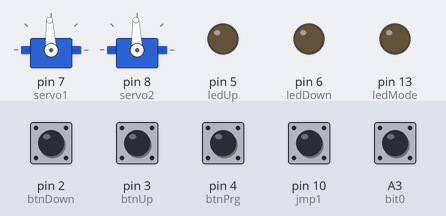
The sketch below on a simulated Arduino Uno, built with avr-gcc and run on an emulated ATmega328P. On the bench: 2 × servo, output pins drawn as LEDs (lit = HIGH). Dashed ring = blinking. The test bench sets the inputs (shaded band); at power-on: A3 (bit0), pin 2 (btnDown), pin 3 (btnUp), pin 4 (btnPrg), pin 10 (jmp1) HIGH. Random numbers use the default seed unless the sketch sets one.

Above: at 5.2 s.
5.3 s: pin 4 (btnPrg) pulled LOW for 3.2 s
At 7.4 s:
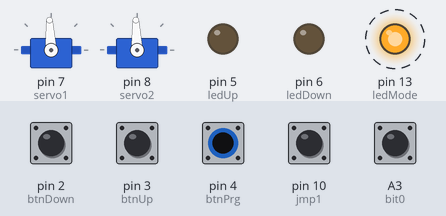
10.0 s: pin 3 (btnUp) pulled LOW for 0.15 s
At 10.61 s:
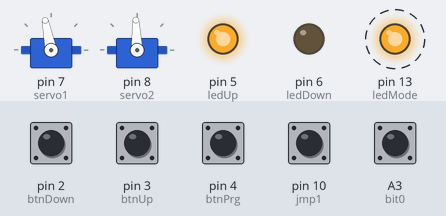
13.0 s: pin 4 (btnPrg) pulled LOW for 0.15 s
At 13.43 s:
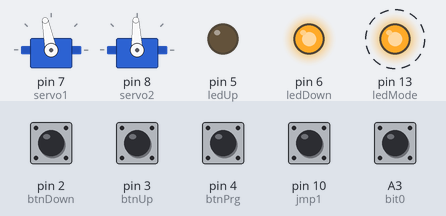
16.0 s: pin 2 (btnDown) pulled LOW for 0.15 s
At 16.26 s:
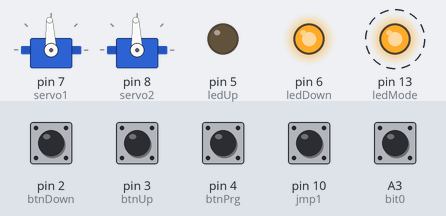
19.0 s: pin 2 (btnDown) pulled LOW for 1 s
At 19.43 s:
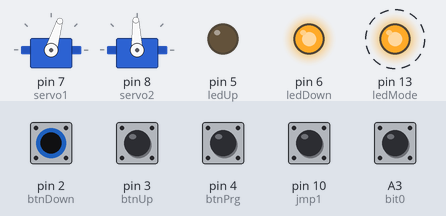
22.0 s: pin 3 (btnUp) pulled LOW for 1 s
At 22.95 s:
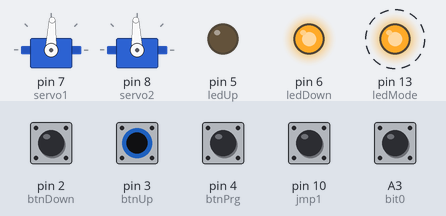
Timing chart, 0 to 26.0 s (numbered marks = the images above; inputs shaded):
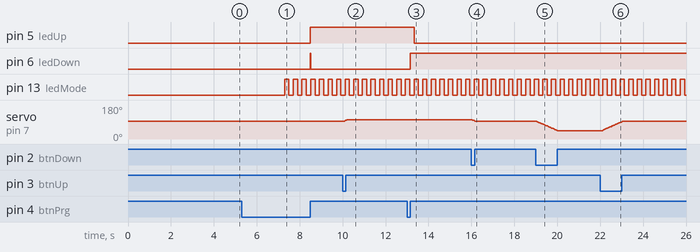

The sketch:

navest.ino
```cpp
/* v 1.8 */
/* zmena inicializace serv pri prvnim spusteni */
#include <ButtonDebounce.h> //https://github.com/maykon/ButtonDebounce/blob/master/examples/simple_btn/simple_btn.ino
#include <Servo.h>
#include <EEPROM.h>

class Flasher
{
  private:
    // Class Member Variables
    // These are initialized at startup
    int ledPin;      // the number of the LED pin
    long OnTime;     // milliseconds of on-time
    //long OffTime;    // milliseconds of off-time

    // These maintain the current state
    int ledState;                 // ledState used to set the LED
    unsigned long previousMillis;   // will store last time LED was updated

    // Constructor - creates a Flasher
    // and initializes the member variables and state
  public:
    //Flasher(int pin, long on, long off)
    Flasher(int pin, long on)
    {
      ledPin = pin;
      pinMode(ledPin, OUTPUT);

      OnTime = on;
      //OffTime = off;

      ledState = LOW;
      previousMillis = 0;
    }
    void LEDflash()
    {
      // check to see if it's time to change the state of the LED
      unsigned long currentMillis = millis();
      if (currentMillis - previousMillis >= OnTime)
      {
        ledState = !ledState;
        previousMillis = currentMillis;  // Remember the time
        digitalWrite(ledPin, ledState);  // Update the actual LED
      }
    }

};


//----------------------------------------------------------------------------------------------------------
#define btnPrg  4 // btn mode - prog, next7
#define btnUp 3 // tbn UP (semafor jde nahoru)
#define btnDown 2 //btnDown (semafor jde dolu)
#define ledMode 13 // LED na idkaci programovani (2 sec), next (1sec)
#define ledUp 5 // zelenaLED - semafor jde nahoru
#define ledDown 6 //cervena - semafor jde dolu
#define servo1 7 // horni rameno
#define servo2 8 // dolni rameno
#define servo3 9
#define setServoPosDelay 20 // rychost hybani serva pri nastavovani
#define setPrgModeDelay 2000 // ceka 2 sec do prepniti do programovaciho modu
#define setPrgModeDelaySwitch 50 // ceka 0.05 sec na prepnuti na dlasi stav v PRG modu
#define delayChngStavShort 500 // 0.5 sec od prepnuti
#define delayChngStavLong 4000 // 4 sec od prepnuti stavu
#define bit0 A3 // stůj / volno
#define bit1 A2 // přímo / odbočka
#define jmp1 10 // jumper 1 za jak dlouho bude VOLNO (preklemovano pada to se zpodenim)
#define jmp2 11 // jumper 2 za jak dlouho bude STUJ (preklemovano pada to se zpodenim)
#define jmp3 12 // jumper 3 - preklemovany - programovani jednoramenneho navestidla

/*#define A0 A0 // bit 0
  #define A1 A1 // bit 1 (tim se ridi horni rameno)
*/
/*
    INICIALIZACE SERVO POHONU
    00 - 0 stůj
    01 - 1 volno
    11 - 3 volno do odbočky (hýbou se obě ramena)
    10 - 2 - neplatny znak (dame tam 0-  - stuj)


  jmp1 a jmp2 jsou preklemovani - je to predvest
  jumper: opožděné stavění na volno), tak by měl na volno přestavovat pouze, když je kombinace bitů 0-1 (není postaveno do odbočky).

*/


bool modePrg = false; // jestli to je, nebo neni v programovanim modu

byte modePrgStep = 1; // Krok programovani -  co zrovna nastavuji

byte lastButtonState = LOW;
byte buttonState = LOW;
byte btnState = 0;
byte _servo_aktPos = 0;  // aktualni pozoce serva
byte _servo1_pos = 0;    // startovni pozice serva 1
byte _servo2_pos = 0;    // startovni pozice serva 2

byte _servo_limtPos11 = 0;  // poloha serva 1 - VOLNO   0
byte _servo_limtPos12 = 0;  // poloha serva 1 - STUJ    1
byte _servo_limtPos21 = 0;  // poloha serva 2 - VOLNO   2
byte _servo_limtPos22 = 0;  // poloha serva 2 - STUJ    3

unsigned long lastDebounceTime = 0;
unsigned long previousMillis = 0;

unsigned long currentMillis = 0;

unsigned int bitDebounceTime = 0; //   jak dlouho to ceka na zmenu stavu vstupu

bool predvest = false; // jestli to je(1), nebo neni(0) prevest

/* nastaveni blikani diod */
Flasher f_ledMode(ledMode, 200 );
Flasher f_ledUp(ledUp, 200);
Flasher f_ledDown(ledDown, 200);

Servo _servo1;
Servo _servo2;

ButtonDebounce _btnUp(btnUp, 50);       // jak dlouho drzim UP
ButtonDebounce _btnDown(btnDown, 50);   // jak dlouho drzim DOWN

void servoSetDefaultPosition(Servo myServo, byte _end)
{
  /*
     nastavuje kazde servo zvlast pri prepinani modu programovani
  */

  /* rozsvitim diody pri pohybu serva na vychozi pozici pri ladeni */
  digitalWrite(ledUp, HIGH);
  digitalWrite(ledDown, HIGH);
  int aktPos = myServo.read();
  int i = 0;
  if (aktPos < _end)
  {
    for (i = aktPos; i <= _end; i += 1)
    {
      myServo.write(i);
      delay(setServoPosDelay);
    }
  }
  else
  {
    for (i = aktPos; i >= _end; i -= 1)
    {
      myServo.write(i);
      delay(setServoPosDelay);
    }
  }
}

void servoSetPosition(bool prgStart, byte servoStatus)
{
  // nastavuje obe serva podle stausu (0 - STUJ, 1 - VOLNO , 3 - VOLNO 40)

  byte aktPos1;
  byte aktPos2;
  if (prgStart == true)
  {
    aktPos1 = (_servo_limtPos11 + _servo_limtPos12) / 2;
    aktPos2 = (_servo_limtPos21 + _servo_limtPos22) / 2;
    /* servo skoci do startovaci polohy a pocka*/
    //Serial.println("Inicializace serva 1");
    _servo1.write(aktPos1);
    _servo1.attach(servo1);
    delay(500);
    //Serial.println("Inicializace serva 2");
    _servo2.write(aktPos2);
    _servo2.attach(servo2);
    delay(1000);
    //Serial.println("konec inicializace");
  }
else
{
   _servo1.attach(servo1);
  _servo2.attach(servo2);
  aktPos1 = _servo1.read();
  aktPos2 = _servo2.read();
}
  byte endPos1 = 0;
  byte endPos2 = 0;
  bool runMove = true; // jestli se to ma vubec hnout
  switch (servoStatus)
  {
    case 0: // stuj
      endPos1 = _servo_limtPos12;
      endPos2 = _servo_limtPos22;
      break;

    case 1: // volno
      endPos1 = _servo_limtPos11;
      endPos2 = _servo_limtPos22;
      break;

    case 3: // volno 40 km
      endPos1 = _servo_limtPos11;
      endPos2 = _servo_limtPos21;
      break;

    default:
      runMove = false;
  }

  int i1 = 0;
  int i2 = 0;
  if (runMove == true)
  {
    if (aktPos1 < endPos1)
    {

      for (i1 = aktPos1; i1 <= endPos1; i1 += 1)
      {
        i2 = myMap(i1, aktPos1, endPos1, aktPos2, endPos2);
        _servo1.write(i1);
        _servo2.write(i2);
        delay(setServoPosDelay);
      }
    }
    else
    {
      for (i1 = aktPos1; i1 >= endPos1; i1 -= 1)
      {
        i2 = myMap(i1, aktPos1, endPos1, aktPos2, endPos2);
        _servo1.write(i1);
        _servo2.write(i2);
        delay(setServoPosDelay);
      }
    }

    _servo1.detach();
    _servo2.detach();
    /* inicializace serv pri spusteni */
  }
}

void navestidloIni(bool prgStart)
{
  _servo_limtPos11 = EEPROM.read(1); // volno
  _servo_limtPos12 = EEPROM.read(2); // stuj
  /* inicializace, kdyz v EEPROM jeste nic neni*/
  if (_servo_limtPos11 == _servo_limtPos12 && _servo_limtPos11 > 180)
  {
    _servo_limtPos11 = 93;
    _servo_limtPos12 = 93;
  }
  // servo 2
  _servo_limtPos21 = EEPROM.read(3); // volno
  _servo_limtPos22 = EEPROM.read(4); // stuj
  /* inicializace, kdyz v EEPROM jeste nic neni*/
  if (_servo_limtPos21 == _servo_limtPos22 && _servo_limtPos21 > 180)
  {
    _servo_limtPos21 = 93;
    _servo_limtPos22 = 93;
  }

  /*
    INICIALIZACE SERVO POHONU
    00 - 0 stůj
    01 - 1 volno
    11 - 3 volno do odbočky (hýbou se obě ramena)
    10 - 2 - neplatny znak (dame tam 0-  - stuj)
  */
  byte value = EEPROM.read(0);

  if (value > 3 || value == 2)
    value = 0;

  //value = 3;
Serial.println("Kam to jde: " + String(value));
  switch (value)
  {
    case 0: // stuj
      _servo1_pos = 0;
      _servo2_pos = 0;

      servoSetPosition(prgStart, 0);
      break;

    case 1: // volno
      _servo1_pos = 1;
      _servo2_pos = 0;

      servoSetPosition(prgStart, 1);
      break;

    case 3: // volno do odbocky
      _servo1_pos = 1;
      _servo2_pos = 1;

      servoSetPosition(prgStart, 3);
      break;
  }
}

long myMap(long x, long in_min, long in_max, long out_min, long out_max)
{
  /* vlkastni funkce MAP */
  long in_size = in_max - in_min;
  long out_size = out_max - out_min;
  if ( abs(in_size) > abs(out_size) )
  {
    if ( in_size < 0 ) in_size--; else in_size++;
    if ( out_size < 0 ) out_size--; else out_size++;
  }
  return (x - in_min) * (out_size) / (in_size) + out_min;
}

void setup() {
//Serial.begin(9600);

randomSeed(analogRead(A5));
int d=random(1, 11)*500;
delay(d);
//delay(1000);
//Serial.println("Inicializace");


  pinMode(btnPrg, INPUT_PULLUP);
  pinMode(btnUp, INPUT_PULLUP);
  pinMode(btnDown, INPUT_PULLUP);

  pinMode(bit0, INPUT_PULLUP);
  pinMode(bit1, INPUT_PULLUP);

  pinMode(ledMode, OUTPUT);
  pinMode(ledUp, OUTPUT);
  pinMode(ledDown, OUTPUT);

  digitalWrite(ledMode, LOW);
  digitalWrite(ledUp, LOW);
  digitalWrite(ledDown, LOW);

  //Serial.begin(9600);
  pinMode (jmp1, INPUT_PULLUP);
  pinMode (jmp2, INPUT_PULLUP);
  pinMode (jmp3, INPUT_PULLUP);

  navestidloIni(true); // nactu a nastavim posledni aktualni stav navestidel
}

byte lastBit0 = 0;
byte bit1State = 0;
byte bitValue = 0;

void loop() {

  setPrgMode();
  if (modePrg == true)
  {
    prgMode();
  }
  else
  {
    /*bit0 - nan hrni rameno*/
    //bitDebounceTime = delayVOLNO; // ze STUJ na volno to ceka 0.5 sc
    bitDebounceTime = delayChngStavShort; // ze STUJ na volno to ceka 4 sec
    if (!digitalRead(jmp1) == 1)     // kdyz je PIN 2 preklemovany, pada to hned
      bitDebounceTime = delayChngStavLong;

    if (bit1State != 0)
    {
      bitDebounceTime = delayChngStavShort; // z VOLNO na STUJ to ceka 4 sec
      if (!digitalRead(jmp2) == 1)     // kdyz je PIN 1 preklemovany, pada to hned
        bitDebounceTime = delayChngStavLong;
    }

    if (!digitalRead(jmp1) == 1 && !digitalRead(jmp3) == 1)
      predvest = true;

    byte _bit0 = !digitalRead(bit0);
    byte _bit1;
    if (lastBit0 != _bit0)
    {
      lastDebounceTime = millis();
    }
    if ((millis() - lastDebounceTime) >= bitDebounceTime)  //pockam 0.5 sed od zmeny stavu
    {
      if (bit1State != _bit0)
      {
        bit1State = _bit0;
        _bit1 = 0;
        if (_bit0 == 1)
        {
          _bit1 = !digitalRead(bit1); // nacitam jen pri bit0=1
        }

        if (_bit0 == 0)
          bitValue = 0;
        if (_bit0 == 1 && _bit1 == 0)
          bitValue = 1;
        if (_bit0 == 1 && _bit1 == 1)
          bitValue = 3;

        if (predvest == true && bitValue == 3)
          bitValue = 99;  //ignoruji stav

        servoSetPosition(false, bitValue);
      }
    }
    lastBit0 = _bit0;
  }
}

void prgMode()
{

  /* programovaci mod */
  switch (modePrgStep)
  {
    case 1: //horni navest - volno
      digitalWrite(ledUp, HIGH);
      digitalWrite(ledDown, LOW);
      break;

    case 2: //horni navest - stuj
      digitalWrite(ledUp, LOW);
      digitalWrite(ledDown, HIGH);
      break;

    case 3: //dolni navest - volno
      digitalWrite(ledDown, LOW);
      f_ledUp.LEDflash();
      break;

    case 4: //dolni navest - stuj
      digitalWrite(ledUp, LOW);
      f_ledDown.LEDflash();
      break;
  }


  _btnUp.update();
  _btnDown.update();
  if (!_btnUp.state() == HIGH && !_btnDown.state() == LOW) {
    currentMillis = millis();
    if ( currentMillis - previousMillis >= setServoPosDelay) {
      if (_servo_aktPos < 180)
      {
        _servo_aktPos += 1;
        switch (modePrgStep)
        {
          case 1: case 2:
            _servo1.write(_servo_aktPos);
            break;

          case 3: case 4:
            _servo2.write(_servo_aktPos);
            break;
        }

        previousMillis = currentMillis;
      }
    }
  }


  if (!_btnUp.state() == LOW && !_btnDown.state() == HIGH) {
    currentMillis = millis();
    if ( currentMillis - previousMillis >= setServoPosDelay) {
      if (_servo_aktPos > 0)
      {
        _servo_aktPos -= 1;
        switch (modePrgStep)
        {
          case 1: case 2:
            _servo1.write(_servo_aktPos);
            break;

          case 3: case 4:
            _servo2.write(_servo_aktPos);
            break;
        }
        previousMillis = currentMillis;
      }
    }
  }
  //   break;
  //}
}

void setPrgMode()
{
  /* prepnu se do programovaciho modu */
  byte _btnPrg = !digitalRead(btnPrg); // jdu proti nule
  int debounceDelay = setPrgModeDelay; // cekam 1 sec na prepnuti do programovaciho modu
  if (btnState == 1) // blikam kdyz drzim tl dele nez 2 sec)
  {
    f_ledMode.LEDflash();
  }
  if (modePrg == true)
  {
    f_ledMode.LEDflash();
    debounceDelay = setPrgModeDelaySwitch; // kdyz to je v prg. modu, na prepnuti uz staci jen 50 milisec. Stejne se pouziva i pro osetreni hrany
  }


  if (_btnPrg != lastButtonState) {
    lastDebounceTime = millis();
  }

  if ((millis() - lastDebounceTime) > debounceDelay && buttonState == LOW) {
    if (_btnPrg != buttonState) {
      buttonState = _btnPrg;
      if (buttonState == HIGH) {
        btnState = 1;
        //Serial.println(btnState);
      }
    }
  }

  if (_btnPrg == LOW && buttonState == HIGH)
  {
    btnState = 2;
    //Serial.println(btnState);
    /* prepnu / vypnu do programovaciho modu */
    if (modePrg == false)
    {
      modePrg = true;
      //Serial.println("Programovaci mod zapnuty");
      //Serial.println("Krok: " + String(modePrgStep, DEC) + " pozice serva: " + String(_servo_aktPos, DEC));

      _servo1.attach(servo1);   // pripojim servo 1
      servoSetDefaultPosition(_servo1, _servo_limtPos11); // servo j dam do polohy VOLNO
      _servo_aktPos = _servo1.read();
      btnState = 0;
    }
    else
    {
      modePrgStep += 1;
      //if (!digitalRead(jmp3) == 1 && modePrgStep == 3)// pri propojeni JMP 3 vyhodim programovani druheho serva
      //{
      //  modePrgStep = 5;
      //}
      if (modePrgStep < 5)
      {
        switch (modePrgStep)
        {
          case 2:
            _servo_limtPos11 = _servo_aktPos; //
            servoSetDefaultPosition(_servo1, _servo_limtPos12); // servo 1 dam do polohy STUJ
            _servo_aktPos = _servo1.read();
            break;

          case 3: // inicializuji si polohu pro druhe servo
            _servo_limtPos12 = _servo_aktPos; // nahraju posledni pozici serva 1
            if (!digitalRead(jmp3) == 1)// pri propojeni JMP 3 vyhodim programovani druheho serva
            {
              modePrgStep = 5;
              _servo1.detach();
            }
            else
            {
              servoSetDefaultPosition(_servo1, _servo_limtPos11 ); // servo 1 dam do polohy volno - je to kvuli programovani druheho ramene
              _servo1.detach();

              // prepnu na druhe servo
              _servo2.attach(servo2);
              servoSetDefaultPosition(_servo2, _servo_limtPos21); // servo 2 dam do polohy VOLNO
              _servo_aktPos = _servo2.read();
            }
            break;

          case 4:
            _servo_limtPos21 = _servo_aktPos; //
            servoSetDefaultPosition(_servo2, _servo_limtPos22); // servo j dam do polohy STUJ
            _servo_aktPos = _servo2.read();
            break;
        }
        //Serial.println("Krok: " + String(modePrgStep, DEC) + " pozice serva: " + String(_servo_aktPos, DEC));
      }
      else
      {
        _servo_limtPos22 = _servo_aktPos; //  ulozim si polohu STUJ pro 2. servo
        _servo2.detach();
        modePrg = false;

        EEPROM.update(1, _servo_limtPos11);
        EEPROM.update(2, _servo_limtPos12);
        EEPROM.update(3, _servo_limtPos21);
        EEPROM.update(4, _servo_limtPos22);
        /*
                Serial.println("Programovaci mod vypnuty");
                Serial.println("Poloha serva 1 VOLNO: " + String(_servo_limtPos11));
                Serial.println("Poloha serva 1 STUJ: " + String(_servo_limtPos12));
                Serial.println("Poloha serva 2 VOLNO: " + String(_servo_limtPos21));
                Serial.println("Poloha serva 2 STUJ: " + String(_servo_limtPos22));
        */
        digitalWrite(ledUp, LOW);
        digitalWrite(ledDown, LOW);
        digitalWrite(ledMode, LOW);
        navestidloIni(false); // znovu nainicializuji navestidlo

        modePrgStep = 1;
      }
    }
    buttonState = LOW;
  };
  lastButtonState = _btnPrg;
}
```

Measured:
- after the input at 5.3 s, pin 5 (ledUp): LOW → HIGH after 3.2 s; pin 6 (ledDown): LOW → HIGH after 3.2 s, → LOW 0.02 s later; pin 13 (ledMode): alternates HIGH for 0.20 s and LOW for 0.20 s, starting after 2.0 s
- after the input at 10.0 s, servo on pin 7 (servo1): 93° → 101° after 0.05 s
- after the input at 13.0 s, pin 5 (ledUp): HIGH → LOW after 0.33 s; pin 6 (ledDown): LOW → HIGH after 0.15 s
- after the input at 16.0 s, servo on pin 7 (servo1): 101° → 93° after 0.05 s
- after the input at 19.0 s, servo on pin 7 (servo1): moves from 93° to 43° over 0.98 s, starting after 0.05 s
- after the input at 22.0 s, servo on pin 7 (servo1): moves from 43° to 93° over 0.98 s, starting after 0.05 s
